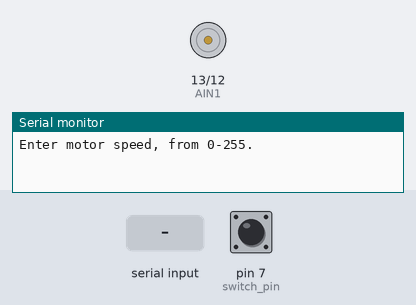
The sketch below on a simulated Arduino Uno, built with avr-gcc and run on an emulated ATmega328P. On the bench: motor-driver pin pairs drawn as motors (green arrow = first pin HIGH = forward, orange = second pin HIGH = backward, longer = more drive, scaled by the enable pin), the last lines printed to the serial monitor. Inputs (shaded band) come from the test bench; at power-on: pin 7 (switch_pin) HIGH.

Above: at 1.2 s.
1.3 s: "90,45\n" received over Serial
At 2.5 s:
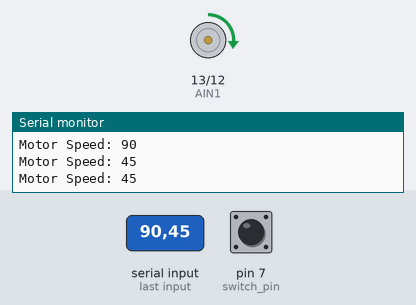
2.8 s: "30,150\n" received over Serial
At 3.7 s:
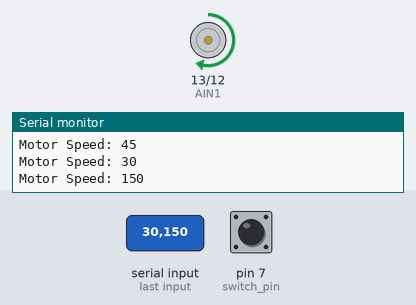
4.3 s: "200\n" received over Serial
At 4.7 s:
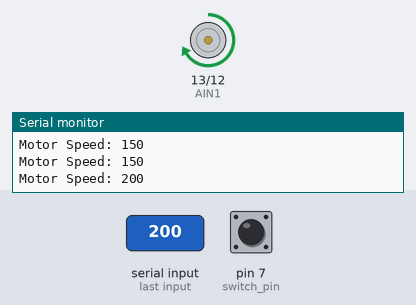
5.8 s: pin 7 (switch_pin) pulled LOW for 0.15 s
At 5.87 s:
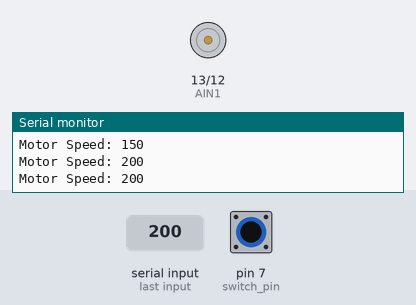
7.4 s: pin 7 (switch_pin) pulled LOW for 3.2 s
At 11.8 s:
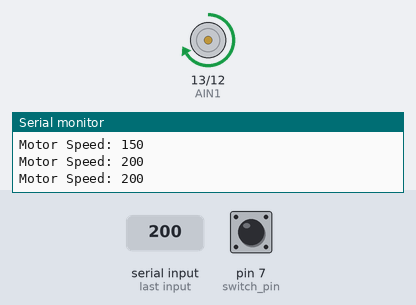
12.1 s: "90\n" received over Serial
At 13.0 s:
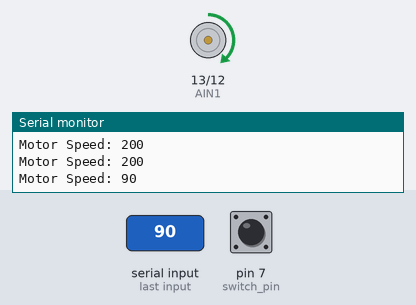
Timing chart, 0 to 14.6 s (numbered marks = the images above; inputs shaded):
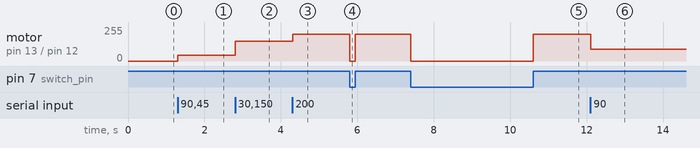

The sketch:

5a_motor.ino
```cpp
/*
This program borrows heavily from SIK Circuit 5a MotorBasics from the SIK handbook
*/

//PIN VARIABLES
const int AIN1 = 13;
const int AIN2 = 12;
const int BIN1 = 8;
const int BIN2 = 9;
const int PWMA = 11;
const int PWMB = 10;

int switch_pin = 7;             //switch to turn the robot on and off

int motor_speed;

void setup() {
  pinMode(switch_pin, INPUT_PULLUP);
  pinMode(AIN1, OUTPUT);
  pinMode(AIN2, OUTPUT);
  pinMode(PWMA, OUTPUT);

  Serial.begin(9600);

  Serial.println("Enter motor speed, from 0-255.");
  motor_speed= 0;
}

void loop() {

  if (Serial.available() > 0) {         //if the user has entered something in the serial monitor
    int input_speed = Serial.parseInt();     //set the motor speed equal to the number in the serial message
    if (input_speed != 0){
      motor_speed = input_speed;
    }
    Serial.print("Motor Speed: ");
    Serial.println(motor_speed);
  }

  if (digitalRead(7) == 1) {
    spin_motor(motor_speed);
  } else {                              //if the switch is off...
    spin_motor(0);                   //turn the motor off
  }

}
//spinMotor function taken from SIK Circuit 5a MotorBasics
void spin_motor(int motor_speed)                       //function for driving the right motor
{
  if (motor_speed > 0)                                 //if the motor should drive forward (positive speed)
  {
    digitalWrite(AIN1, HIGH);                         //set pin 1 to high
    digitalWrite(AIN2, LOW);                          //set pin 2 to low
  }
  else if (motor_speed < 0)                            //if the motor should drive backward (negative speed)
  {
    digitalWrite(AIN1, LOW);                          //set pin 1 to low
    digitalWrite(AIN2, HIGH);                         //set pin 2 to high
  }
  else                                                //if the motor should stop
  {
    digitalWrite(AIN1, LOW);                          //set pin 1 to low
    digitalWrite(AIN2, LOW);                          //set pin 2 to low
  }
  analogWrite(PWMA, abs(motor_speed));                 //now that the motor direction is set, drive it at the entered speed
}
```

Measured:
- after the input at 1.3 s, motor on pin 13 (AIN1) / pin 12 (AIN2): stopped → forward 45/255 at once
- after the input at 2.8 s, motor on pin 13 (AIN1) / pin 12 (AIN2): forward 45/255 → forward 150/255 at once
- after the input at 4.3 s, motor on pin 13 (AIN1) / pin 12 (AIN2): forward 150/255 → forward 200/255 at once
- after the input at 5.8 s, motor on pin 13 (AIN1) / pin 12 (AIN2): forward 200/255 → stopped at once, → forward 200/255 0.15 s later
- after the input at 7.4 s, motor on pin 13 (AIN1) / pin 12 (AIN2): forward 200/255 → stopped at once, → forward 200/255 3.2 s later
- after the input at 12.1 s, motor on pin 13 (AIN1) / pin 12 (AIN2): forward 200/255 → forward 90/255 at once
